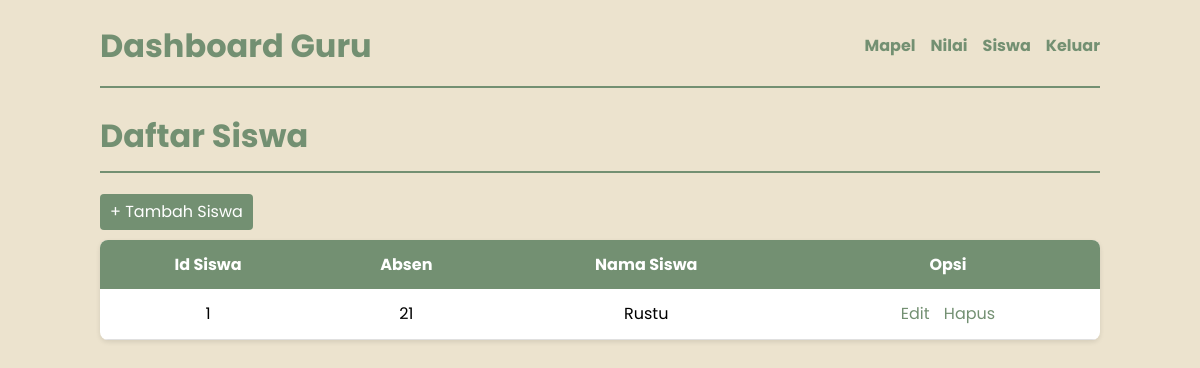
The app's page /siswa.php with its own data.
### tables this page shows
CREATE TABLE `user` (
  `id` int(11) NOT NULL,
  `absen` int(255) NOT NULL,
  `nama` varchar(255) NOT NULL,
  `password` varchar(255) NOT NULL,
  `role` enum('guru','siswa') NOT NULL
);

### siswa.php (the view, shortened to what this page needs)
<!DOCTYPE html>
<html lang="id">
<head>
    <link rel="stylesheet" href="css/siswa.css">
</head>
<body>
    <header>
        <h1>Dashboard Guru</h1>
        <nav>
            <ul>
                <li><a href="mapel.php">Mapel</a></li>
                <li><a href="nilai.php">Nilai</a></li>
                <li><a href="siswa.php">Siswa</a></li>
                <li><a href="index.php">Keluar</a></li>
            </ul>
        </nav>
    </header>
    <main>
        <h1>Daftar Siswa</h1>
        <div class="data">
            <table>
                <ul>
                    <li> <a href="tambah_siswa.php">+ Tambah Siswa</a> </li>
                </ul>
                <tr>
                    <th>Id Siswa</th>
                    <th>Absen</th>
                    <th>Nama Siswa</th>
                    <th>Opsi</th>
                </tr>
                <?php
                include 'koneksi.php';
                $siakad = mysqli_query($conn, "SELECT * FROM user WHERE role = 'siswa'");
                while ($d = mysqli_fetch_array($siakad)) {
                ?>
                    <tr>
                        <td><?php echo $d['id']; ?></td>
                        <td><?php echo $d['absen']; ?></td>
                        <td><?php echo $d['nama']; ?></td>
                        <td>
                            <a href="edit_siswa.php?id=<?php echo $d['id']; ?>">Edit</a>
                            <a href="hapus_siswa.php?id=<?php echo $d['id']; ?>" onclick="return confirm('Apakah yakin ingin menghapus data siswa?')">Hapus</a>
                        </td>
                    </tr>
                <?php
                }
                ?>
            </table>
        </div>
    </main>
</body>
</html>

### css/siswa.css (style rules this page uses)
* { font-family: 'Poppins', sans-serif; }
body { line-height: 1.6; background-color: #ece3ce; max-width: 1000px; margin: 0 auto; padding: 20px; }
header { display: flex; justify-content: space-between; align-items: center; border-bottom: 2px solid #739072; padding-bottom: 15px; margin-bottom: 20px; }
header h1 { color: #739072; margin: 0; }
nav ul { list-style: none; padding: 0; margin: 0; display: flex; gap: 15px; }
nav ul li a { text-decoration: none; color: #739072; font-weight: bold; }
main h1 { color: #739072; border-bottom: 2px solid #739072; padding-bottom: 10px; }
.data ul { list-style: none; padding: 0; margin-bottom: 10px; }
.data ul li a { display: inline-block; background-color: #739072; color: white; padding: 5px 10px; text-decoration: none; border-radius: 4px; }
table { width: 100%; border-collapse: separate; border-spacing: 0; background-color: #ffffff; box-shadow: 0 2px 5px rgba(0, 0, 0, 0.1); border-radius: 8px; overflow: hidden; }
table th { background-color: #739072; color: white; text-align: center; padding: 12px; }
table td { padding: 12px; text-align: center; border-bottom: 1px solid #e0e0e0; }
table td a { text-decoration: none; color: #739072; margin: 0 5px; transition: color 0.3s ease; }

### records on screen
user: id "1", absen "21", nama "Rustu"
